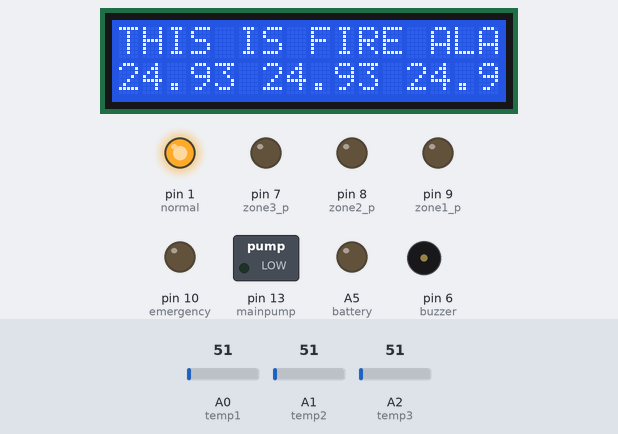
The sketch below on a simulated Arduino Uno, built with avr-gcc and run on an emulated ATmega328P. On the bench: 16×2 character LCD, switched loads named in the sketch (green lamp = pin HIGH), output pins drawn as LEDs (lit = HIGH), buzzer (waves = sounding, pin HIGH). The inputs (shaded band) are chosen by the test bench; at power-on: A0 (temp1) = 51, A1 (temp2) = 51, A2 (temp3) = 51. Pins used as bus, display or sensor lines are not drawn.

Above: at 1.2 s.
1.3 s: A0 (temp1) set to 91
At 2.5 s:
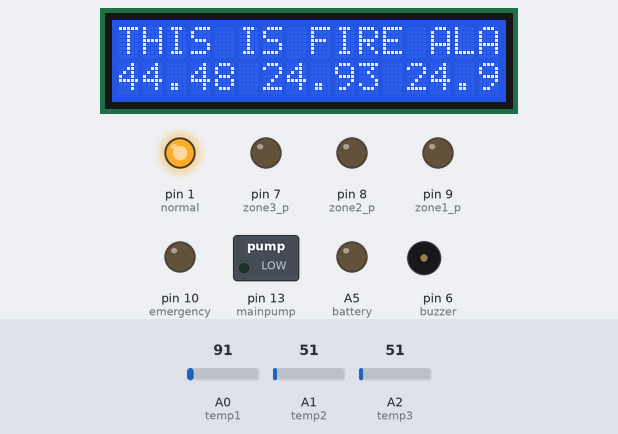
2.8 s: A0 (temp1) set to 113
At 3.9 s:
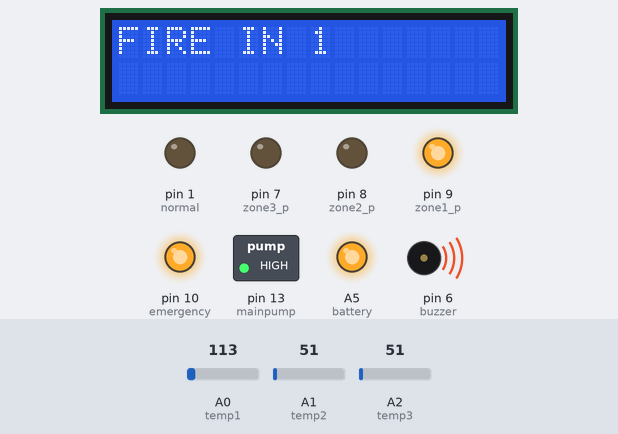
5.8 s: A1 (temp2) set to 94
8.8 s: A1 (temp2) set to 107
At 9.4 s:
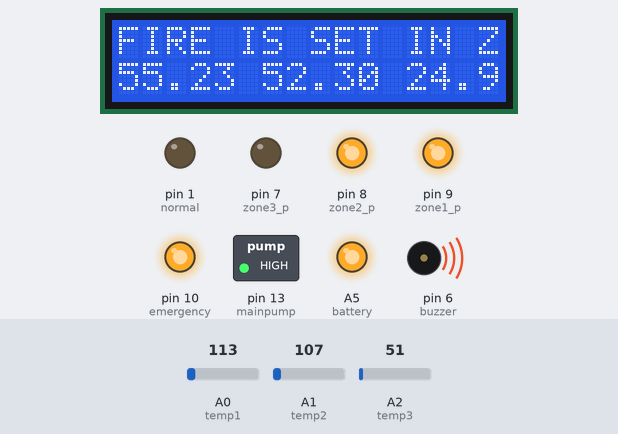
10.3 s: A0 (temp1) set to 86
At 10.7 s:
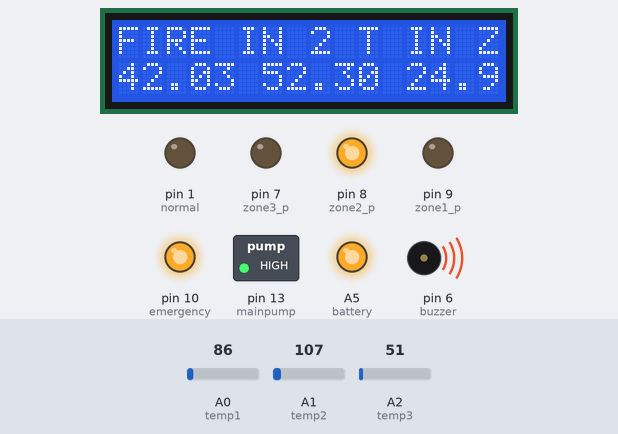
11.8 s: A1 (temp2) set to 86
At 13.0 s:
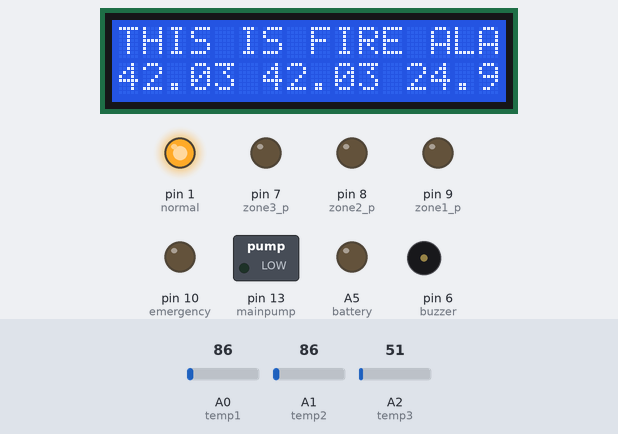
Timing chart, 0 to 14.3 s (numbered marks = the images above; inputs shaded):
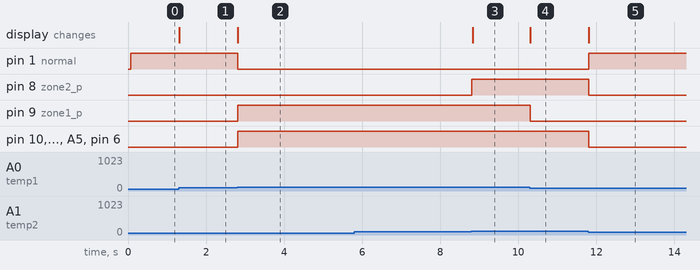

The sketch:

alrmare_jun3a.ino
```cpp
#include <LiquidCrystal.h>

LiquidCrystal lcd(12, 11, 5, 4, 3, 2);
int temp1=A0;
int temp2=A1;
int temp3=A2;
int mainpump=13;
int emergency=10;
int zone1_p=9;
int zone2_p=8;
int zone3_p=7;
int buzzer=6;
int normal=1;
int mainpower=0;
int battery=A5;

void setup() {
 pinMode(zone1_p, OUTPUT);
 pinMode(zone2_p, OUTPUT);
 pinMode(zone3_p, OUTPUT);
 pinMode(mainpump, OUTPUT);
 pinMode(emergency, OUTPUT);
 pinMode(buzzer, OUTPUT);
 pinMode(normal, OUTPUT);
 pinMode(mainpower, OUTPUT);
 pinMode(battery, OUTPUT);
 lcd.begin(16,2);
 lcd.setCursor(0,0);
 lcd.print("THIS IS FIRE ALARM ");
}

void loop() {
   float firea =analogRead(temp1);
   float fireb=analogRead(temp2);
   float firec=analogRead(temp3);
   firea=(firea*5)/1023;
   firea=firea*100;
   fireb=(fireb*5)/1023;
   fireb=fireb*100;
   firec=(firec*5)/1023;
   firec=firec*100;
   lcd.setCursor(0,2);
   lcd.print(firea);
   lcd.setCursor(6,2);
   lcd.print(fireb);
   lcd.setCursor(12,2);
   lcd.print(firec);
   if((firea>50)&&(fireb<50)&&(firec<50))
   {
      lcd.setCursor(0,0);
       lcd.clear();
      lcd.print("FIRE IN 1                  ");
      digitalWrite(13,HIGH);
      digitalWrite(emergency,HIGH);
      digitalWrite(zone1_p,HIGH);
      digitalWrite(zone2_p,LOW);
      digitalWrite(zone3_p,LOW);
      digitalWrite(buzzer,HIGH);
      digitalWrite(normal,LOW);
      digitalWrite(mainpower,LOW);
     digitalWrite(battery,HIGH);
   }
       else if((fireb>50)&&(firea<50)&&(firec<50))
     {
       lcd.setCursor(0,0);
       lcd.print("FIRE IN 2 ");
       digitalWrite(mainpump,HIGH);
       digitalWrite(emergency,HIGH);
       digitalWrite(zone2_p,HIGH);
       digitalWrite(zone1_p,LOW);
       digitalWrite(zone3_p,LOW);
       digitalWrite(buzzer,HIGH);
       digitalWrite(normal,LOW);
       digitalWrite(mainpower,LOW);
       digitalWrite(battery,HIGH);
      }
         else if((firec>50)&&(firea<50)&&(fireb<50))
        {
         lcd.setCursor(0,0);
         lcd.print("FIRE IN 3 ");
         digitalWrite(mainpump,HIGH);
         digitalWrite(emergency,HIGH);
         digitalWrite(zone3_p,HIGH);
         digitalWrite(zone1_p,LOW);
         digitalWrite(zone2_p,LOW);
         digitalWrite(buzzer,HIGH);
         digitalWrite(normal,LOW);
         digitalWrite(mainpower,LOW);
         digitalWrite(battery,HIGH);
        }
          else if((firea>50)&&(fireb>50)&&(firec<50))
          {
           lcd.setCursor(0,0);
           lcd.print("FIRE IS SET IN ZONE1 &2 ");
           digitalWrite(mainpump,HIGH);
           digitalWrite(emergency,HIGH);
           digitalWrite(zone2_p,HIGH);
           digitalWrite(zone1_p,HIGH);
           digitalWrite(zone3_p,LOW);
           digitalWrite(buzzer,HIGH);
           digitalWrite(normal,LOW);
           digitalWrite(mainpower,LOW);
           digitalWrite(battery,HIGH);
          }
            else if((firea>50)&&(firec>50)&&(fireb<50))
            {
             lcd.setCursor(0,0);
             lcd.print("FIRE IS SET IN ZONE1 &3 ");
             digitalWrite(mainpump,HIGH);
             digitalWrite(emergency,HIGH);
             digitalWrite(zone3_p,HIGH);
             digitalWrite(zone1_p,HIGH);
             digitalWrite(zone2_p,LOW);
             digitalWrite(buzzer,HIGH);
             digitalWrite(normal,LOW);
             digitalWrite(mainpower,LOW);
             digitalWrite(battery,HIGH);
            }
               else if((fireb>50)&&(firec>50)&&(firea<50))
              {
               lcd.setCursor(0,0);
               lcd.print("FIRE IS SET IN ZONE2 &3 ");
               digitalWrite(mainpump,HIGH);
               digitalWrite(emergency,HIGH);
               digitalWrite(zone2_p,HIGH);
               digitalWrite(zone3_p,HIGH);
               digitalWrite(zone1_p,LOW);
               digitalWrite(buzzer,HIGH);
               digitalWrite(normal,LOW);
               digitalWrite(mainpower,LOW);
               digitalWrite(battery,HIGH);
              }
                else if((firea>50)&&(fireb>50)&&(firec>50))
                {
                 lcd.setCursor(0,0);
                 lcd.print("FIRE IS SET IN ZONE1 &2 ");
                 digitalWrite(mainpump,HIGH);
                 digitalWrite(emergency,HIGH);
                 digitalWrite(zone2_p,HIGH);
                 digitalWrite(zone1_p,HIGH);
                 digitalWrite(zone3_p,HIGH);
                 digitalWrite(buzzer,HIGH);
                 digitalWrite(normal,LOW);
                 digitalWrite(mainpower,LOW);
                 digitalWrite(battery,HIGH);
                }
                   else if((firea<50)&&(fireb<50)&&(firec<50))
                  {
                   digitalWrite(mainpump,LOW);
                   digitalWrite(emergency,LOW);
                   digitalWrite(zone1_p,LOW);
                   digitalWrite(zone2_p,LOW);
                   digitalWrite(zone3_p,LOW);
                   digitalWrite(buzzer,LOW);
                   digitalWrite(normal,HIGH);
                   digitalWrite(mainpower,HIGH);
                   digitalWrite(battery,LOW);
                   lcd.setCursor(0,0);
                   lcd.print("THIS IS FIRE ALARM ");
                  }

  }
```

Measured:
- the behaviour switches between 102 and 103 on A0 (temp1) (found by bisection; images 1 and 2)
- the behaviour switches between 102 and 103 on A1 (temp2) (found by bisection; images 2 and 3)
- after the input at 1.3 s, the display: changes at once (image 1)
- after the input at 2.8 s, pin 1 (normal): HIGH → LOW at once; pin 9 (zone1_p), pin 10 (emergency), pin 13 (mainpump), A5 (battery), pin 6 (buzzer): LOW → HIGH at once; the display: changes at once (image 2)
- after the input at 5.8 s, every drawn part: stays the same
- after the input at 8.8 s, pin 8 (zone2_p): LOW → HIGH at once; the display: changes at once (image 3)
- after the input at 10.3 s, pin 9 (zone1_p): HIGH → LOW at once; the display: changes at once (image 4)
- after the input at 11.8 s, pin 1 (normal): LOW → HIGH at once; pin 8 (zone2_p), pin 10 (emergency), pin 13 (mainpump), A5 (battery), pin 6 (buzzer): HIGH → LOW at once; the display: changes at once (image 5)
